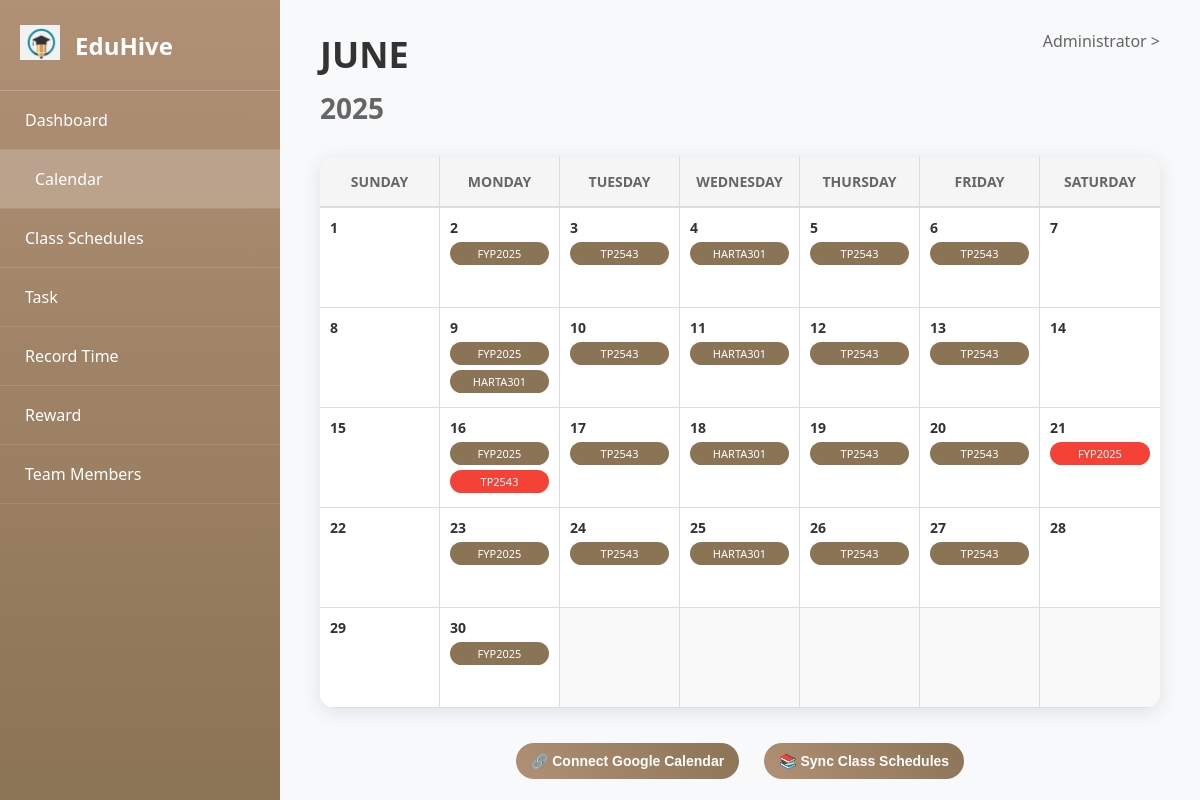
The page /calendar.php (signed in) on the database as committed earlier.
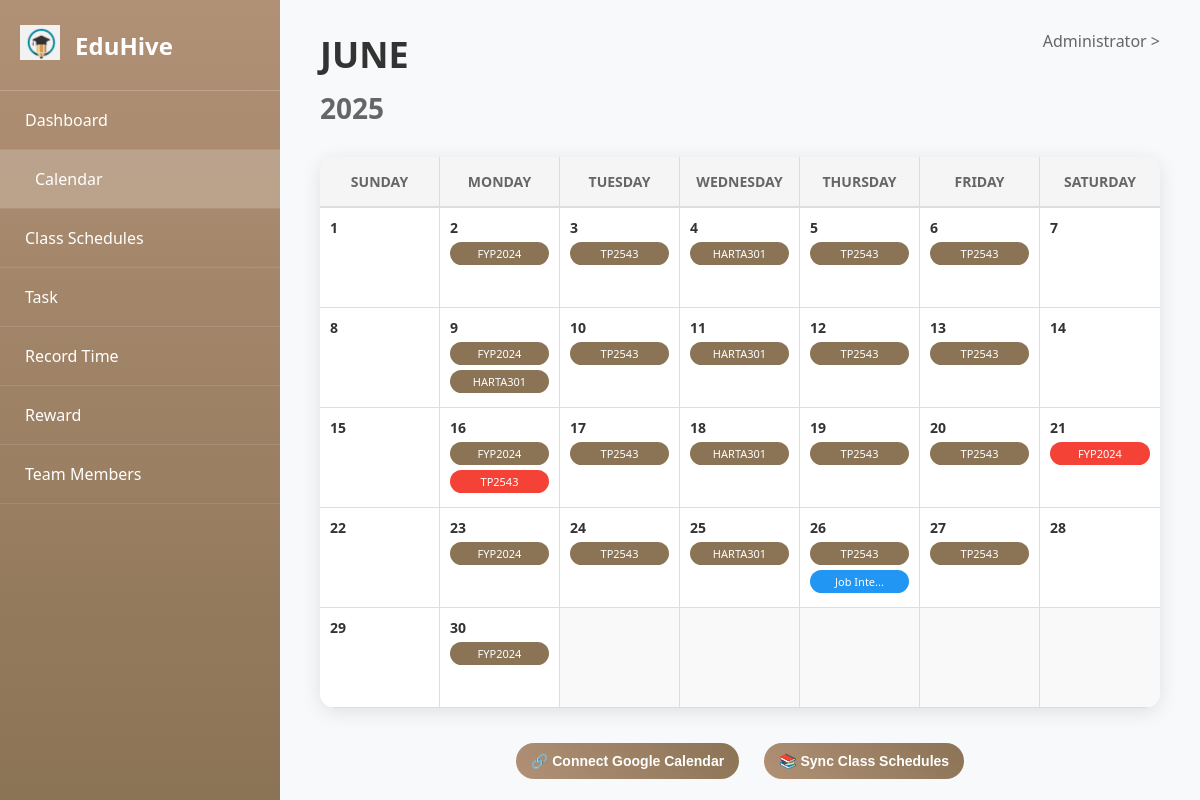
The same page on the database as committed later.
### tables this page shows
CREATE TABLE class_schedules (
    id INT AUTO_INCREMENT PRIMARY KEY,
    user_id INT NOT NULL,
    course_id INT NULL,
    class_code VARCHAR(20) NOT NULL,
    day_of_week ENUM('monday', 'tuesday', 'wednesday', 'thursday', 'friday', 'saturday', 'sunday') NOT NULL,
    start_time TIME NOT NULL,
    end_time TIME NOT NULL,
    location VARCHAR(100) NULL,
    mode ENUM('online', 'physical', 'hybrid') DEFAULT 'physical',
    instructor VARCHAR(100) NULL,
    room VARCHAR(50) NULL,
    building VARCHAR(100) NULL,
    notes TEXT NULL,
    is_active BOOLEAN DEFAULT TRUE,
    created_at TIMESTAMP DEFAULT CURRENT_TIMESTAMP,
    updated_at TIMESTAMP DEFAULT CURRENT_TIMESTAMP ON UPDATE CURRENT_TIMESTAMP,
    FOREIGN KEY (user_id) REFERENCES users(id) ON DELETE CASCADE,
    FOREIGN KEY (course_id) REFERENCES courses(id) ON DELETE SET NULL,
    INDEX idx_user_day (user_id, day_of_week),
    INDEX idx_user_course (user_id, course_id),
    INDEX idx_time_range (start_time, end_time)
);

CREATE TABLE courses (
    id INT AUTO_INCREMENT PRIMARY KEY,
    user_id INT NOT NULL,
    name VARCHAR(100) NOT NULL,
    code VARCHAR(20) NOT NULL,
    description TEXT NULL,
    color VARCHAR(7) DEFAULT '#8B7355',
    semester VARCHAR(20) NULL,
    year YEAR NULL,
    credits INT DEFAULT 3,
    instructor VARCHAR(100) NULL,
    status ENUM('active', 'completed', 'dropped') DEFAULT 'active',
    created_at TIMESTAMP DEFAULT CURRENT_TIMESTAMP,
    updated_at TIMESTAMP DEFAULT CURRENT_TIMESTAMP ON UPDATE CURRENT_TIMESTAMP,
    FOREIGN KEY (user_id) REFERENCES users(id) ON DELETE CASCADE,
    INDEX idx_user_course (user_id, name),
    INDEX idx_status (status),
    INDEX idx_year_semester (year, semester)
);

CREATE TABLE events (
    id INT AUTO_INCREMENT PRIMARY KEY,
    user_id INT NOT NULL,
    course_id INT NULL,
    title VARCHAR(255) NOT NULL,
    description TEXT NULL,
    start_datetime DATETIME NOT NULL,
    end_datetime DATETIME NOT NULL,
    location VARCHAR(255) NULL,
    event_type ENUM('class', 'exam', 'assignment', 'meeting', 'deadline', 'personal', 'other') DEFAULT 'other',
    is_all_day BOOLEAN DEFAULT FALSE,
    recurring ENUM('none', 'daily', 'weekly', 'monthly') DEFAULT 'none',
    recurring_until DATE NULL,
    google_event_id VARCHAR(255) NULL,
    color VARCHAR(7) DEFAULT '#8B7355',
    created_at TIMESTAMP DEFAULT CURRENT_TIMESTAMP,
    updated_at TIMESTAMP DEFAULT CURRENT_TIMESTAMP ON UPDATE CURRENT_TIMESTAMP,
    FOREIGN KEY (user_id) REFERENCES users(id) ON DELETE CASCADE,
    FOREIGN KEY (course_id) REFERENCES courses(id) ON DELETE SET NULL,
    INDEX idx_user_date (user_id, start_datetime),
    INDEX idx_date_range (start_datetime, end_datetime),
    INDEX idx_event_type (event_type),
    INDEX idx_google_event (google_event_id)
);

### config/database.php (called while the page is built, shortened)
<?php
class Database {
    private $host = "localhost";
    private $db_name = "eduhive_db";
    private $username = "root";
    private $password = "";
    private $charset = "utf8mb4";
    public function getConnection() {
        $this->conn = null;
        try {
            $dsn = "mysql:host=" . $this->host . ";dbname=" . $this->db_name . ";charset=" . $this->charset;
            $options = [
                PDO::ATTR_ERRMODE            => PDO::ERRMODE_EXCEPTION,
                PDO::ATTR_DEFAULT_FETCH_MODE => PDO::FETCH_ASSOC,
                PDO::ATTR_EMULATE_PREPARES   => false,
                PDO::MYSQL_ATTR_INIT_COMMAND => "SET NAMES utf8mb4"
            ];
            $this->conn = new PDO($dsn, $this->username, $this->password, $options);
        } catch(PDOException $exception) {
            error_log("Database connection error: " . $exception->getMessage());
            if (getenv('APP_ENV') === 'production') {
                die("Database connection failed. Please try again later.");
            } else {
                die("Database connection error: " . $exception->getMessage());
            }
        }
        return $this->conn;
    }
    public function query($query, $params = []) {
        try {
            $conn = $this->getConnection();
            $stmt = $conn->prepare($query);
            $stmt->execute($params);
            if (stripos($query, 'SELECT') === 0) {
                return $stmt->fetchAll(PDO::FETCH_ASSOC);
            }
            return $stmt->rowCount();
        } catch (PDOException $e) {
            error_log("Query error: " . $e->getMessage());
            return false;
        }
    }
}
?>

### calendar.php (the view, shortened to what the rows shown need)
<?php
require_once 'config/database.php';
$user_id = getCurrentUserId();
$current_month = isset($_GET['month']) ? (int)$_GET['month'] : date('n');
$current_year = isset($_GET['year']) ? (int)$_GET['year'] : date('Y');
$events = [];
$class_schedules = [];
try {
    $class_schedules = getClassSchedules($user_id);
    $events = getCalendarEvents($user_id, $current_year, $current_month);
} catch (Exception $e) {
    error_log("Calendar error for user $user_id: " . $e->getMessage());
    $error_message = "Unable to load calendar data.";
}
function getClassSchedules($user_id) {
    try {
        $database = new Database();
        $query = "SELECT cs.*, c.name as course_name, c.code as course_code, c.color
                  FROM class_schedules cs
                  LEFT JOIN courses c ON cs.course_id = c.id
                  WHERE cs.user_id = :user_id
                  ORDER BY cs.day_of_week, cs.start_time";
        return $database->query($query, [':user_id' => $user_id]) ?: [];
    } catch (Exception $e) {
        error_log("Error getting class schedules: " . $e->getMessage());
        return [];
    }
}
function getCalendarEvents($user_id, $year, $month) {
    try {
        $database = new Database();
        $first_day = date('Y-m-01', mktime(0, 0, 0, $month, 1, $year));
        $last_day = date('Y-m-t', mktime(0, 0, 0, $month, 1, $year));
        $query = "SELECT e.*, c.name as course_name, c.code as course_code, c.color as course_color
                  FROM events e
                  LEFT JOIN courses c ON e.course_id = c.id
                  WHERE e.user_id = :user_id
                  AND DATE(e.start_datetime) BETWEEN :first_day AND :last_day
                  ORDER BY e.start_datetime ASC";
        $db_events = $database->query($query, [
            ':user_id' => $user_id,
            ':first_day' => $first_day,
            ':last_day' => $last_day
        ]) ?: [];
        return $db_events;
    } catch (Exception $e) {
        error_log("Error getting calendar events: " . $e->getMessage());
        return [];
    }
}
function getScheduleForDay($class_schedules, $day_name) {
    $schedule_events = [];
    foreach ($class_schedules as $schedule) {
        if (strtolower($schedule['day_of_week']) === strtolower($day_name)) {
            $schedule_events[] = $schedule;
        }
    }
    return $schedule_events;
}
function getEventsForDay($events, $day, $month, $year) {
    $day_events = [];
    $target_date = sprintf('%04d-%02d-%02d', $year, $month, $day);
    foreach ($events as $event) {
        $event_date = date('Y-m-d', strtotime($event['start_datetime']));
        if ($event_date === $target_date) {
            $day_events[] = $event;
        }
    }
    return $day_events;
}
$month_names = [
    1 => 'JANUARY', 2 => 'FEBRUARY', 3 => 'MARCH', 4 => 'APRIL',
    5 => 'MAY', 6 => 'JUNE', 7 => 'JULY', 8 => 'AUGUST',
    9 => 'SEPTEMBER', 10 => 'OCTOBER', 11 => 'NOVEMBER', 12 => 'DECEMBER'
];
$first_day_of_month = mktime(0, 0, 0, $current_month, 1, $current_year);
$days_in_month = date('t', $first_day_of_month);
$day_of_week = date('w', $first_day_of_month);
$days_of_week = ['sunday', 'monday', 'tuesday', 'wednesday', 'thursday', 'friday', 'saturday'];
?>
<!DOCTYPE html>
<html lang="en">
<head>
  <link rel="stylesheet" href="style.css">
</head>
<body class="dashboard-body">
  <div class="dashboard-container">
    <nav class="sidebar">
      <div class="sidebar-header">
        <h2>EduHive</h2>
      </div>
    </nav>
    <main class="calendar-main">
      <div class="calendar-header-section">
        <div class="calendar-title-section">
          <h1><?php echo $month_names[$current_month]; ?></h1>
          <h1 class="year"><?php echo $current_year; ?></h1>
        </div>
      </div>
      <div class="full-calendar">
        <div class="calendar-body" id="calendarGrid">
          <?php
          $calendar_day = 1;
          $today = date('j');
          $today_month = date('n');
          $today_year = date('Y');
          $weeks = ceil(($days_in_month + $day_of_week) / 7);
          for ($week = 0; $week < $weeks; $week++) {
            for ($day = 0; $day < 7; $day++) {
              $cell_number = ($week * 7) + $day;
              echo '<div class="calendar-cell';
              if ($cell_number < $day_of_week || $calendar_day > $days_in_month) {
                echo ' empty';
              } else {
                if ($calendar_day == $today && $current_month == $today_month && $current_year == $today_year) {
                  echo ' today';
                }
              }
              echo '" onclick="selectDate(' . ($calendar_day <= $days_in_month && $cell_number >= $day_of_week ? $calendar_day : 0) . ')">';
              if ($cell_number >= $day_of_week && $calendar_day <= $days_in_month) {
                echo '<div class="date-number">' . $calendar_day . '</div>';
                echo '<div class="event-container">';
                $day_name = $days_of_week[$day];
                $day_schedules = getScheduleForDay($class_schedules, $day_name);
                foreach ($day_schedules as $schedule) {
                  $class_name = !empty($schedule['course_code']) ? $schedule['course_code'] : $schedule['class_code'];
                  echo '<div class="event event-brown" title="' . htmlspecialchars($class_name . ' - ' . $schedule['start_time']) . '">';
                  echo htmlspecialchars($class_name);
                  echo '</div>';
                }
                $day_events = getEventsForDay($events, $calendar_day, $current_month, $current_year);
                foreach ($day_events as $event) {
                  $event_class = 'event';
                  switch ($event['event_type']) {
                    case 'exam':
                      $event_class .= ' event-red';
                      break;
                    case 'meeting':
                      $event_class .= ' event-blue';
                      break;
                    case 'class':
                      $event_class .= ' event-brown';
                      break;
                  }
                  $event_title = !empty($event['course_code']) ? $event['course_code'] : $event['title'];
                  echo '<div class="' . $event_class . '" onclick="viewEvent(' . $event['id'] . ')" title="' . htmlspecialchars($event['title']) . '">';
                  echo htmlspecialchars(strlen($event_title) > 8 ? substr($event_title, 0, 8) . '...' : $event_title);
                  echo '</div>';
                }
                echo '</div>';
                $calendar_day++;
              }
              echo '</div>';
            }
          }
          ?>
        </div>
      </div>
    </main>
  </div>
</body>
</html>

Rows that differ between the two databases and show on the page:
changed class_schedules: course.code "FYP2025" → "FYP2024"
changed events: course.code "FYP2025" → "FYP2024"
added events: event_title "Job Inte...", event_type "meeting" (drawn)
